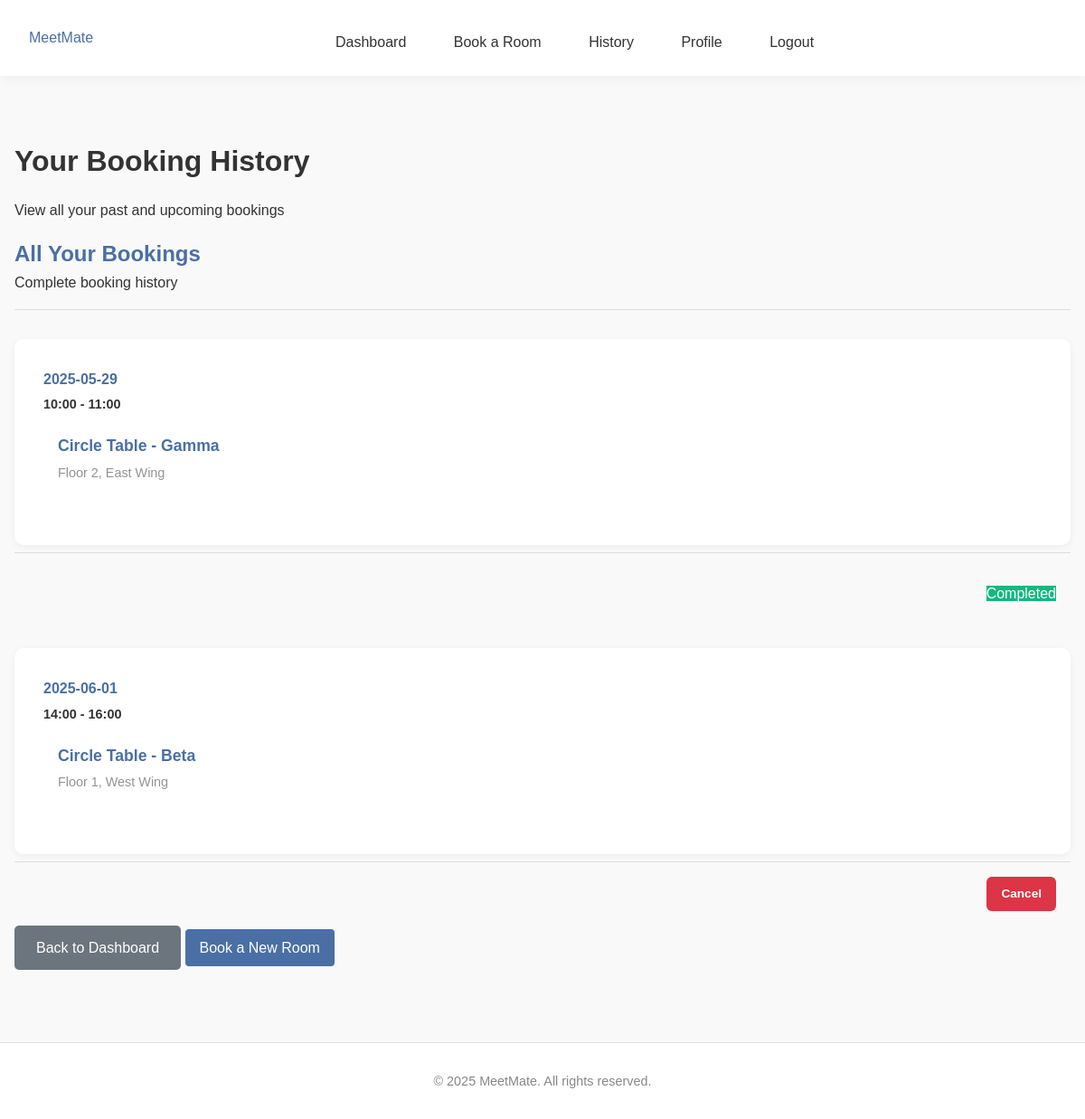
/history (signed in), run on an earlier commit of the app's database.
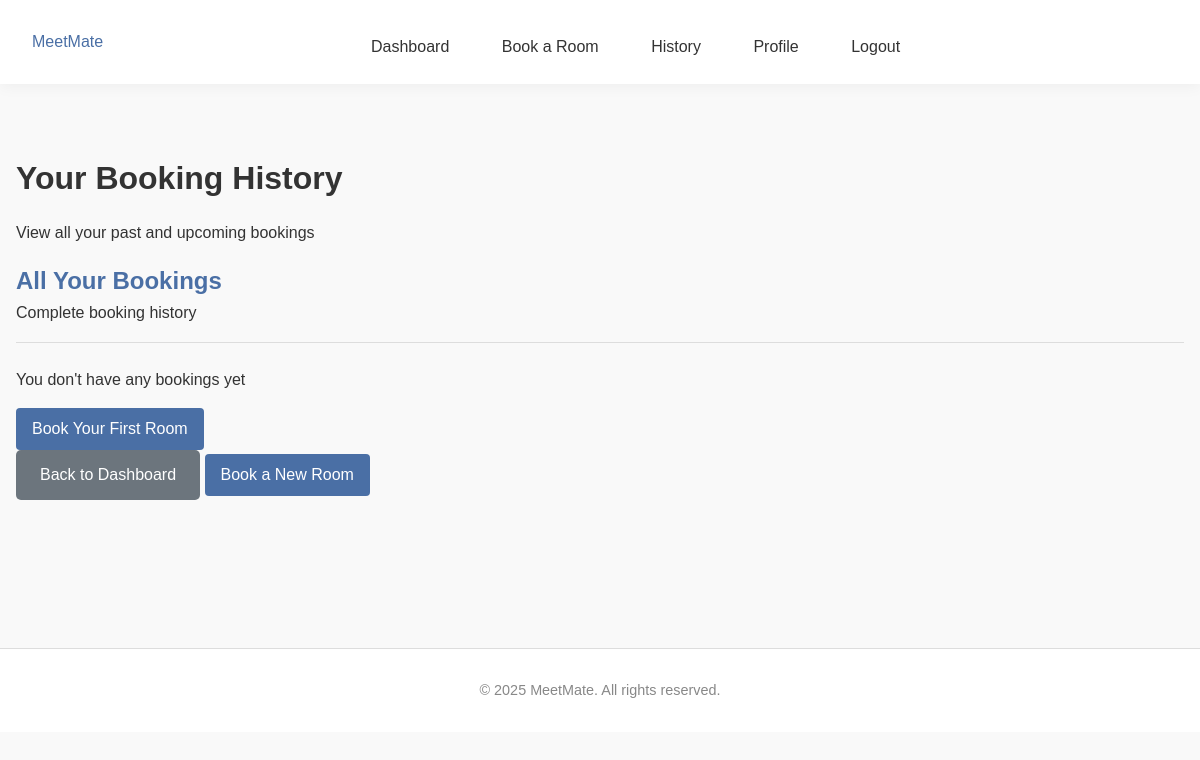
And on a later commit of the database.
### tables this page shows
CREATE TABLE bookings (
                id INTEGER PRIMARY KEY AUTOINCREMENT,
                user_id INTEGER NOT NULL,
                room_id INTEGER NOT NULL,
                date TEXT NOT NULL,
                time_start TEXT NOT NULL,
                time_end TEXT NOT NULL,
                booking_admin_id INTEGER,
                notes TEXT,
                FOREIGN KEY (user_id) REFERENCES users (id),
                FOREIGN KEY (room_id) REFERENCES rooms (id),
                FOREIGN KEY (booking_admin_id) REFERENCES users (id)
            );

CREATE TABLE rooms (
                id INTEGER PRIMARY KEY AUTOINCREMENT,
                name TEXT NOT NULL,
                location TEXT NOT NULL,
                capacity INTEGER NOT NULL,
                room_type TEXT DEFAULT 'conference'
            );

### app.py (the view)
@app.route('/history')
@login_required
def history():
    user_id = session['user_id']
    user_bookings = get_user_bookings(user_id)
    now = datetime.now()
    current_date = now.date()
    current_time = now.time()
    for booking in user_bookings:
        booking_date = date.fromisoformat(booking['date'])
        booking_start_time = time.fromisoformat(booking['time_start'] + ':00' if len(booking['time_start']) == 5 else booking['time_start'])
        if booking_date > current_date:
            booking['can_cancel'] = True
            booking['status'] = None
        elif booking_date == current_date:
            booking['can_cancel'] = current_time < booking_start_time
            booking['status'] = 'Complete' if current_time >= booking_start_time else None
        else:
            booking['can_cancel'] = False
            booking['status'] = 'Complete'
    return render_template('history.html', bookings=user_bookings)

### app.py (called while the page is built)
def get_database_path():
    app_directory = app.root_path
    instance_directory = os.path.join(app_directory, 'instance')
    os.makedirs(instance_directory, exist_ok=True)
    database_path = os.path.join(instance_directory, 'meetmate.db')
    return database_path

def get_database_connection():
    db_path = get_database_path()
    connection = sqlite3.connect(db_path)
    connection.row_factory = sqlite3.Row
    return connection

def get_user_by_id(user_id):
    connection = get_database_connection()
    cursor = connection.cursor()
    cursor.execute("SELECT * FROM users WHERE id = ?", (user_id,))
    user = cursor.fetchone()
    connection.close()
    if user:
        return dict(user)
    return None

def get_user_bookings(user_id):
    connection = get_database_connection()
    cursor = connection.cursor()
    cursor.execute('''
        SELECT
            b.id,
            b.date,
            b.time_start,
            b.time_end,
            b.notes,
            r.name as room_name,
            r.location as room_location
        FROM bookings b
        JOIN rooms r ON b.room_id = r.id
        WHERE b.user_id = ?
        ORDER BY b.date, b.time_start
    ''', (user_id,))
    bookings = cursor.fetchall()
    connection.close()
    return [dict(booking) for booking in bookings]

def login_required(f):
    @wraps(f)
    def decorated_function(*args, **kwargs):
        if 'user_id' not in session:
            flash('Please login to access this page', 'error')
            return redirect(url_for('login'))
        user = get_user_by_id(session['user_id'])
        if not user:
            session.clear()
            flash('Your account is no longer valid. Please login again.', 'warning')
            return redirect(url_for('login'))
        return f(*args, **kwargs)
    return decorated_function

### templates/history.html (shortened to what this page needs)
{% extends "base.html" %}
{% block content %}
<div class="history-page">
    <h1>Your Booking History</h1>
    <p>View all your past and upcoming bookings</p>
    <div class="history-section">
        <div class="section-card">
            <div class="section-header">
                <h2>All Your Bookings</h2>
                <span class="subtitle">Complete booking history</span>
            </div>
            {% if bookings %}
                <div class="bookings-list">
                    {% for booking in bookings %}
                        <div class="booking-item">
                            <div class="booking-info">
                                <div class="booking-date">
                                    {{ booking.date }}
                                </div>
                                <div class="booking-time">
                                    {{ booking.time_start }} - {{ booking.time_end }}
                                </div>
                                <div class="booking-details">
                                    <strong>{{ booking.room_name }}</strong>
                                    <div class="booking-location">
                                        {{ booking.room_location }}
                                    </div>
                                </div>
                            </div>
                            <div class="booking-actions">
                                {% if booking.can_cancel %}
                                    <a href="{{ url_for('cancel_booking', booking_id=booking.id) }}"
                                       class="btn btn-danger btn-small"
                                       onclick="return confirm('Are you sure you want to cancel this booking?')">
                                        Cancel
                                    </a>
                                {% else %}
                                    <div class="booking-status">
                                        <span class="status-completed">
                                            Completed
                                        </span>
                                    </div>
                                {% endif %}
                            </div>
                        </div>
                    {% endfor %}
                </div>
            {% else %}
                <div class="no-bookings">
                    <p>You don't have any bookings yet</p>
                    <a href="{{ url_for('booking') }}" class="btn btn-primary">Book Your First Room</a>
                </div>
            {% endif %}
        </div>
    </div>
    <div class="page-actions">
        <a href="{{ url_for('dashboard') }}" class="btn btn-secondary">Back to Dashboard</a>
        <a href="{{ url_for('booking') }}" class="btn btn-primary">Book a New Room</a>
    </div>
</div>
{% endblock %}

### templates/base.html (shortened to what this page needs)
<!DOCTYPE html>
<html>
    <head>
        <link rel="stylesheet" type="text/css" href="{{ url_for('static', filename='css/style.css')}}" />
        <link rel="stylesheet" type="text/css" href="{{ url_for('static', filename='css/admin-additions.css')}}" />
        <link rel="stylesheet" href="https://cdnjs.cloudflare.com/ajax/libs/font-awesome/6.0.0/css/all.min.css">
    </head>
    <body>        <header>
            <div class="header-content">
                <div class="logo">
                    <a href="{{ url_for('index') }}">MeetMate</a>
                </div>
                <nav>
                    <ul>
                        {% if session.user_id %}
                            <li><a href="{{ url_for('dashboard') }}">Dashboard</a></li>
                            {% if session.role != 'admin' %}
                                <li><a href="{{ url_for('booking') }}">Book a Room</a></li>
                                <li><a href="{{ url_for('history') }}">History</a></li>
                            {% endif %}
                            <li><a href="{{ url_for('profile') }}">Profile</a></li>
                            <li><a href="{{ url_for('logout') }}">Logout</a></li>
                        {% else %}
                            <li><a href="{{ url_for('about') }}">About</a></li>
                            <li><a href="{{ url_for('index') }}">Home</a></li>
                            <li><a href="{{ url_for('register') }}">Register</a></li>
                        {% endif %}
                    </ul>
                </nav>
            </div>
        </header>
        <div class="container">
            {% block content %}{% endblock %}
        </div>
        <footer>
            <p>&copy; 2025 MeetMate. All rights reserved.</p>
        </footer>
    </body>
</html>

### static/css/style.css (style rules this page uses)
body { font-family: Arial, sans-serif; line-height: 1.6; color: #333; background-color: #f9f9f9; margin: 0; padding: 0; }
h1, h2, h3, h4, h5, h6 { margin-bottom: 1rem; font-weight: bold; }
a { text-decoration: none; color: #4a6fa5; }
.container { max-width: 1200px; margin: 0 auto; padding: 1rem; min-height: 500px; }
header { background-color: white; box-shadow: 0 2px 15px rgba(0, 0, 0, 0.05); padding: 1rem 2rem; position: sticky; top: 0; z-index: 100; }
header .header-content { display: flex; justify-content: space-between; align-items: center; }
.logo { flex: 0 0 auto; }
nav { flex: 1 1 auto; text-align: center; }
nav ul { list-style: none; padding: 0; margin: 10px 0 0 0; text-align: center; }
nav ul li { display: inline-block; margin: 0 1rem; }
nav ul li a { color: #333; padding: 0.5rem; display: block; }
footer { text-align: center; padding: 1rem; background-color: white; border-top: 1px solid #ddd; color: #888; font-size: 0.9rem; margin-top: 2rem; }
.btn { display: inline-block; padding: 0.5rem 1rem; background-color: #4a6fa5; color: white; border: none; border-radius: 4px; cursor: pointer; font-size: 1rem; text-decoration: none; }
.btn-primary { background-color: #4a6fa5; }
.section-header { margin-bottom: 1.5rem; border-bottom: 1px solid #ddd; padding-bottom: 1rem; }
.section-header h2 { color: #4a6fa5; margin: 0; }
.history-page { padding: 2rem 0; }
.btn-secondary { background-color: #6c757d; color: white; border: none; padding: 0.75rem 1.5rem; border-radius: 5px; cursor: pointer; font-size: 1rem; text-decoration: none; display: inline-flex; align-items: center; gap: 0.5rem; transition: background-color 0.3s ease; }

What changed in the data, as far as the page shows it:
removed bookings: date "2025-05-29", time_start "10:00", time_end "11:00", room_name "Circle Table - Gamma", room_location "Floor 2, East Wing", shows "Completed"
removed bookings: date "2025-06-01", time_start "14:00", time_end "16:00", room_name "Circle Table - Beta", room_location "Floor 1, West Wing"
Also different on the page:
text now shown: "You don't have any bookings yet Book Your First Room"
